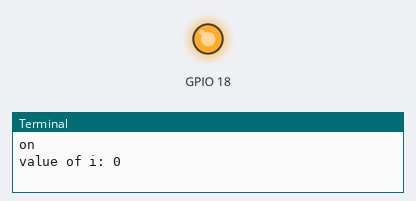
Recording of a program running on a simulated Raspberry Pi (BCM pin numbers). On the bench: output pins drawn as LEDs (lit = HIGH), the last lines printed to the terminal. At 30.0 s the program stops and its outputs stay as they are.

Above: at 1.0 s.
At 5.5 s:
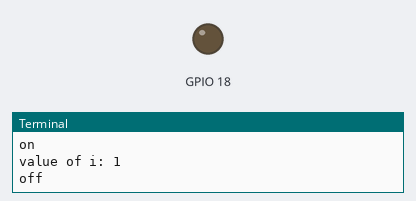
Timing chart, 0 to 6.9 s (numbered marks = the images above):
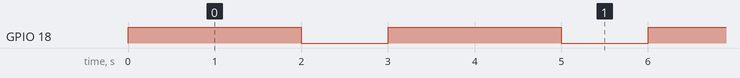

The program:

blink.py
```python
import RPi.GPIO as GPIO
import time
GPIO.setmode(GPIO.BCM)
#GPIO.setwarnings(False)
GPIO.setup(18, GPIO.OUT)

def blink(times):
  for i in range (0,times):
    GPIO.output(18, GPIO.HIGH)
    print("on")
    print("value of i:",i)
    time.sleep(2)
    GPIO.output(18, GPIO.LOW)
    print("off")
    time.sleep(1)

blink(10)
print("before cleanup")
GPIO.cleanup()
print("after cleanup")
```

Measured:
- by itself, GPIO 18: alternates HIGH for 2.0 s and LOW for 1.0 s
